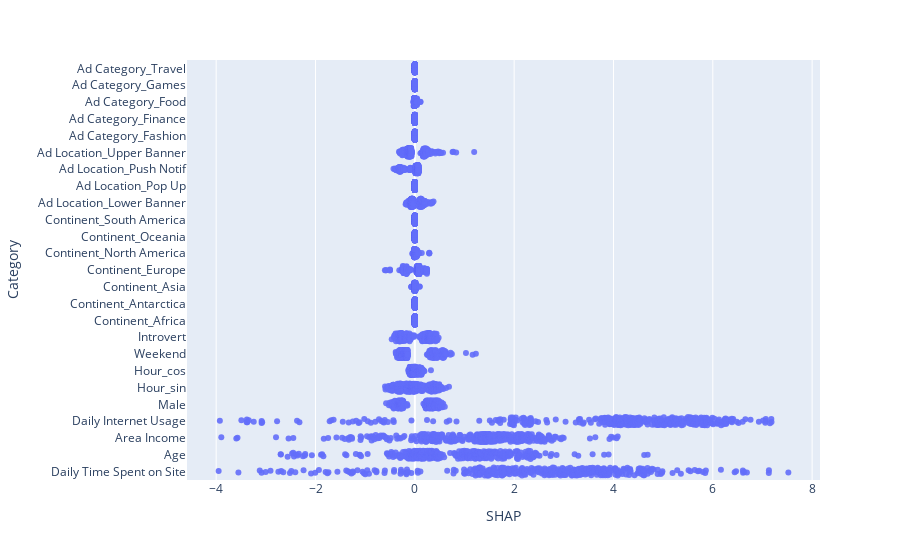

Notebook code cell kept with this figure:
### Code cell
fv = melted_df['Feature Value']
fv_01 = (fv - fv.min()) / (fv.max() - fv.min())
fv_colors = {n: mpl.colors.rgb2hex(c) for n, c in zip(fv, mpl.cm.viridis(fv_01))}
fig = px.strip(melted_df, x="SHAP", y="Category", stripmode='overlay', height=800,  color_discrete_map=fv_colors)
fig.update_traces(marker=dict(opacity=0.9),
                 jitter=1)
fig.update_layout(showlegend=False)
fig.show()

### Figure 1 — Plotly figure (JSON) as saved in the notebook; plotly's stock layout.template omitted (floating-point values rounded to 4 significant figures; data arrays with more than 128 entries replaced by an {"elided": "..."} marker saying what was removed)
{"data": [{"alignmentgroup": "True", "boxpoints": "all", "fillcolor": "rgba(255,255,255,0)", "hoveron": "points", "hovertemplate": "SHAP=%{x}<br>Category=%{y}<extra></extra>", "jitter": 1, "legendgroup": "", "line": {"color": "rgba(255,255,255,0)"}, "marker": {"color": "#636efa", "opacity": 0.9}, "name": "", "offsetgroup": "", "orientation": "h", "pointpos": 0, "showlegend": false, "type": "box", "x": {"elided": "9250 float values"}, "x0": " ", "xaxis": "x", "y": {"elided": "9250 str values"}, "y0": " ", "yaxis": "y"}], "layout": {"autosize": true, "boxmode": "overlay", "legend": {"tracegroupgap": 0}, "margin": {"t": 60}, "showlegend": false, "xaxis": {"anchor": "y", "autorange": true, "domain": [0, 1], "range": [-4.587, 8.158], "title": {"text": "SHAP"}, "type": "linear"}, "yaxis": {"anchor": "x", "autorange": true, "domain": [0, 1], "range": [-0.5, 24.5], "title": {"text": "Category"}, "type": "category"}}}
